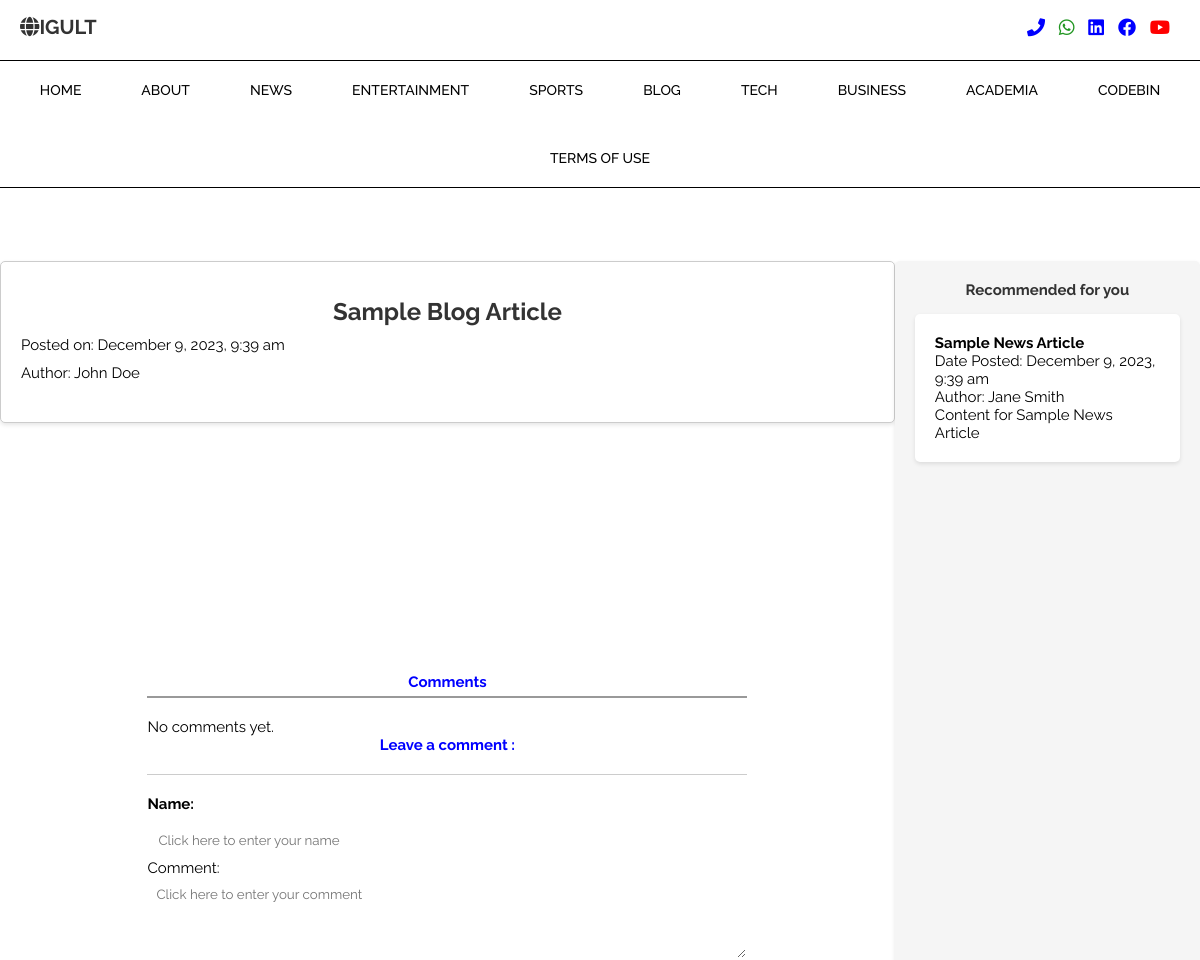
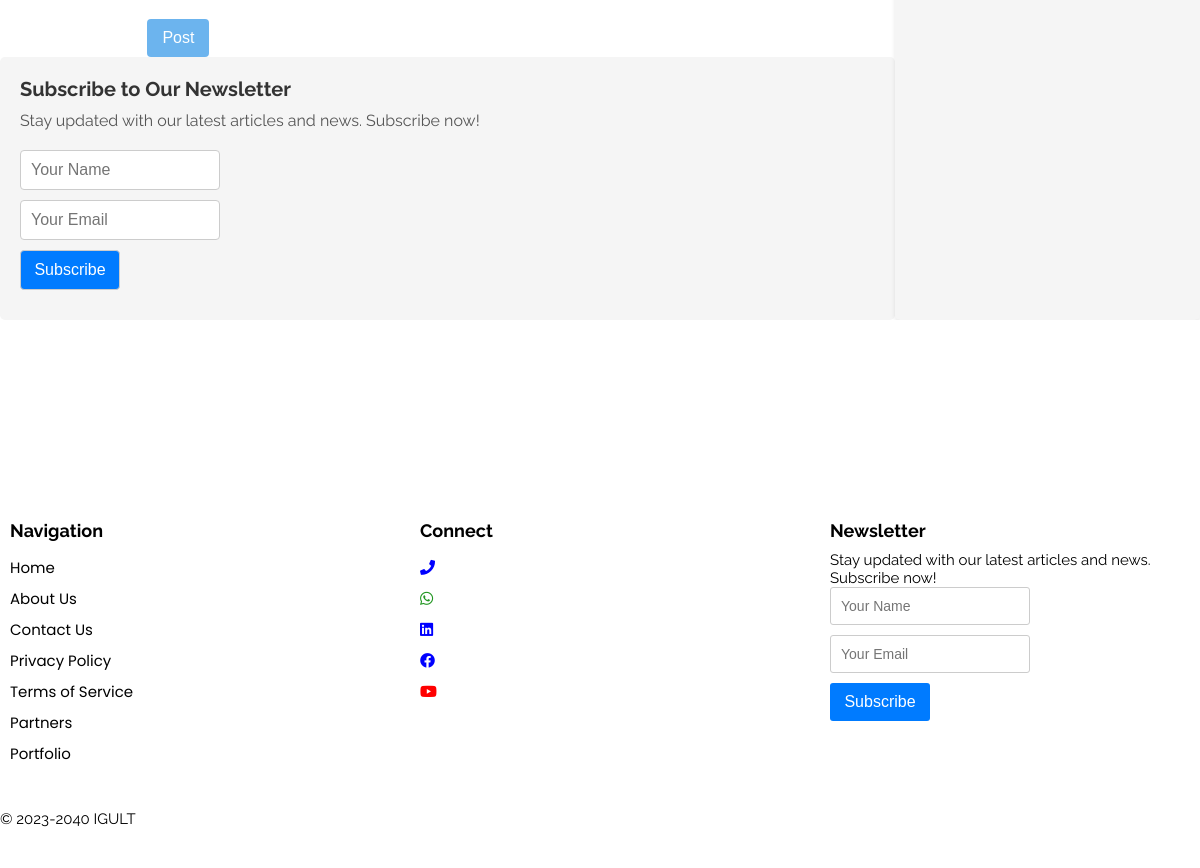
Screenshot of /full_article.php?id=1 with the database file from the repository (2 pictures, top to bottom).
### tables this page shows
CREATE TABLE IF NOT EXISTS `articles` (
  `id` INT(30) NOT NULL AUTO_INCREMENT,
  `title` TEXT NOT NULL,
  `content` LONGTEXT NOT NULL,
  `author` VARCHAR(100) NOT NULL,
  `date_submitted` TIMESTAMP NOT NULL,
  `category_id` INT(30) NOT NULL,
  PRIMARY KEY (`id`),
  FOREIGN KEY (`category_id`) REFERENCES `categories`(`id`) ON DELETE CASCADE
);

### full_article.php (the view, shortened to what this page needs)
<!DOCTYPE html>
<html lang="en" dir="ltr">
<head>
    <link rel="stylesheet" href="https://cdnjs.cloudflare.com/ajax/libs/font-awesome/6.0.0-beta3/css/all.min.css">
	<link rel="stylesheet" type="text/css" href="blogs.css">
</head>
<body>
<header>
<?php
include_once ('header.php');
?>
</header>
<main class="container">
    <section class="blog-content">
        <div class="featured-articles-card">
            <div class="featured-articles-box">
                <ul class="article-list" id="article-list">
                <?php
$servername = "localhost";
$username = "root";
$password = "";
$dbname = "igult_database";
$conn = new mysqli($servername, $username, $password, $dbname);
if (isset($_GET['id'])) {
    $article_id = $_GET['id'];
    $sql = "SELECT articles.id, articles.title, articles.content, articles.author, articles.date_submitted, articles.category_id, multimedia_files.filename, multimedia_files.filetype, multimedia_files.filedata
            FROM articles
            LEFT JOIN multimedia_files ON articles.id = multimedia_files.article_id
            WHERE articles.id = ?";
    $stmt = $conn->prepare($sql);
    $stmt->bind_param("i", $article_id);
    $stmt->execute();
    $result = $stmt->get_result();
    if ($result !== false && $result->num_rows > 0) {
        $row = $result->fetch_assoc();
        echo "<div class='article-title'>" . stripslashes($row['title']) . "</div>";
        echo "<div class='article-info'>Posted on: " . date("F j, Y, g:i a", strtotime($row['date_submitted'])) . "</div>";
        $author = !empty($row['author']) ? $row['author'] : 'Antipas Henry';
        echo "<p>Author: " . $author . "</p>";
        }
        echo "</div>";
        echo "<div class='comments-section'>";
        include('comments_section.php');
    } else {
        echo "Article not found.";
    }
?>
            <section class="subscribe-section">
                <h3>Subscribe to Our Newsletter</h3>
                <p>Stay updated with our latest articles and news. Subscribe now!</p>
                <form action="process_subscribe.php" method="post">
                    <input type="text" placeholder="Your Name">
                    <input type="email" placeholder="Your Email">
                    <button type="submit">Subscribe</button>
                </form>
            </section>
    <aside class="sidebar">
        <h4 style="text-align: center;">Recommended for you</h4>
        <ul class="latest-articles-list">
            <?php
               include ('display_news.php');
            ?>
        </ul>
    </aside>
<footer>
<?php
include ('footer.php');
?>
</footer>
</body>
</html>

### display_news.php (shortened to what this page needs)
<!DOCTYPE html>
<html lang="en">
<head>
</head>
<?php
$servername = "localhost";
$username = "root";
$password = "";
$dbname = "igult_database";
$conn = new mysqli($servername, $username, $password, $dbname);
$sql = "SELECT articles.id, articles.title, articles.content, articles.author, articles.date_submitted, articles.category_id, multimedia_files.filename, multimedia_files.filetype, multimedia_files.filedata
        FROM articles
        LEFT JOIN multimedia_files ON articles.id = multimedia_files.article_id
        WHERE articles.category_id = (SELECT id FROM categories WHERE name = 'NEWS')
        ORDER BY articles.date_submitted DESC
        LIMIT 7";
$result = $conn->query($sql);
if ($result !== false && $result->num_rows > 0) {
    while ($row = $result->fetch_assoc()) {
        echo "<div class='article'>";
        echo "<h2>" . $row['title'] . "</h2>";
        echo "<p>Date Posted: " . date("F j, Y, g:i a", strtotime($row['date_submitted'])) . "</p>";
$author = !empty($row['author']) ? $row['author'] : 'Antipas Henry';
echo "<p>Author: " . $author . "</p>";
        $content = stripslashes($row['content']);
        $content = nl2br($content);
        $max_length = 50;
        if (strlen($content) > $max_length) {
            $truncated_content = substr($content, 0, $max_length);
            $remaining_content = substr($content, $max_length);
            echo "<p>" . $truncated_content . "... <a href='full_article.php?id=" . $row['id'] . "'>Read More</a></p>";
        } else {
            echo "<p>" . $content . "</p>";
        }
        echo "</div>";
    }
} else {
    echo "No NEWS articles found.";
}
?>

### blogs.css (style rules this page uses)
body, h1, h2, h3, h4, p { margin: 0; padding: 0; font-family: 'Raleway', sans-serif; font-size: 15px; }
main.container { padding-top: 150px; }
.container { max-width: 1200px !important; margin: 0 auto; padding-top: 150px; display: flex; justify-content: space-between; }
.blog-content { width: 90%; }
.article { margin-bottom: 20px; background-color: #fff; padding: 20px; border-radius: 5px; box-shadow: 0 2px 4px rgba(0, 0, 0, 0.1); font-size: 16px; font-family: 'Raleway', sans-serif; font-size: 18px; }
.article-title { font-size: 24px; margin-bottom: 10px; color: #333; font-family: 'Raleway', sans-serif; }
.subscribe-section { background-color: #f5f5f5; padding: 20px; border-radius: 5px; }
.subscribe-section h3 { font-size: 20px; margin-bottom: 10px; color: #333; }
.subscribe-section p { font-size: 16px; margin-bottom: 20px; color: #555; }
.subscribe-section form { display: flex; flex-direction: column; }
.subscribe-section input, .subscribe-section button { margin-bottom: 10px; padding: 10px; border: 1px solid #ccc; border-radius: 4px; font-size: 16px; width: 200px }
.subscribe-section button { background-color: #007BFF; color: #fff; cursor: pointer; transition: background-color 0.3s ease; width: 100px }
.sidebar { width: 30%; background-color: #f5f5f5; padding: 20px; border-radius: 5px; box-shadow: 0 2px 4px rgba(0, 0, 0, 0.1); font-family: 'Raleway', sans-serif; }
.sidebar h4 { font-size: 15px; margin-bottom: 10px; color: #333; }
.latest-articles-list { list-style: none; padding: 0; }
.featured-articles-box { background-color: #fff; border: 1px solid #ccc; border-radius: 5px; padding: 20px; box-shadow: 0px 2px 4px rgba(0, 0, 0, 0.1); margin-bottom: 20px; }
.article-list { list-style: none; padding: 0; }

### full_article.php (style rules this page uses)
body { font-family: 'Raleway', sans-serif; }
.article-title { text-align: center; font-weight: bold; }
.comments-section { margin-top: 30px; }
.article-info, .article-author { margin-top: 10px; margin-bottom: 10px; }

### header.php (style rules this page uses)
html, body { margin: 0 !important; padding: 0; }
* { box-sizing: border-box; }

### comments_section.php (style rules this page uses)
input { width: 50%; padding: 10px; box-sizing: border-box; border: 1px solid transparent; border-radius: 4px; }
.comments-section { max-width: 600px; margin: auto; }

### footer.php (style rules this page uses)
body { font-family: 'Raleway', sans-serif !important; }

### rows the page displays
articles: title "Sample Blog Article", date_submitted "December 9, 2023, 9:39 am", author "John Doe"
articles: title "Sample News Article", date_submitted "December 9, 2023, 9:39 am", author "Jane Smith", content "Content for Sample News Article"
